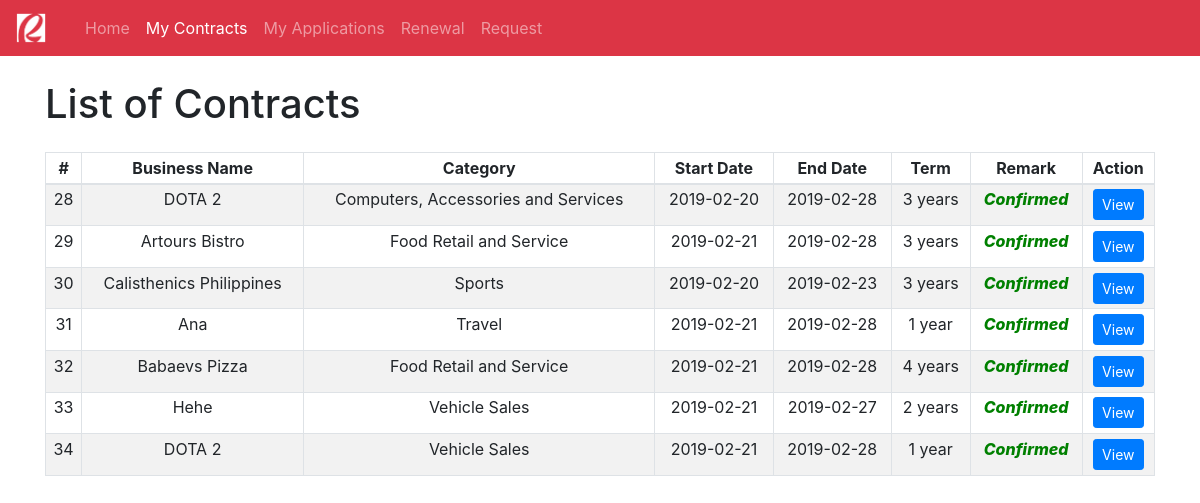
The page /client-contracts.php?client_id=31 on the database its author committed.
### tables this page shows
CREATE TABLE `contract` (
  `contract_id` int(11) NOT NULL,
  `app_id` int(11) NOT NULL,
  `client_id` int(11) NOT NULL,
  `category_id` int(11) NOT NULL,
  `business_name` varchar(128) DEFAULT NULL,
  `start_date` datetime DEFAULT NULL,
  `end_date` datetime DEFAULT NULL,
  `date_approved` datetime DEFAULT CURRENT_TIMESTAMP,
  `remark` varchar(32) DEFAULT 'Pending',
  `contract_term` varchar(32) NOT NULL DEFAULT 'Pending',
  `renewal_status` varchar(32) NOT NULL DEFAULT 'Pending',
  `verified` varchar(32) DEFAULT 'False'
);

CREATE TABLE `business_classification` (
  `category_id` int(11) NOT NULL,
  `category_name` varchar(64) NOT NULL
);

### client-contracts.php (the view, shortened to what this page needs)
<html>
<head>
    <link rel="stylesheet" href="bootstrap-4.2.1-dist/css/bootstrap.min.css">
    <nav class="navbar navbar-expand-lg navbar-dark bg-danger">
        <a class="navbar-brand" href="index.php">
            <img src="img/rob.png" width="30" height="30" alt="">
        </a>
        <div class="container">
            <div class="collapse navbar-collapse" id="navbarNav">
                <ul class="navbar-nav">
                    <li class="nav-item ">
                        <a class="nav-link" href="old-user.php?client_id=<?php echo $_GET['client_id'];?>">Home</a>
                    </li>
                    <li class="nav-item active">
                        <a class="nav-link" href="client-contracts.php?client_id=<?php echo $_GET['client_id'];?>">My Contracts</a>
                    </li>
                    <li class="nav-item">
                        <a class="nav-link" href="client-application.php?client_id=<?php echo $_GET['client_id'];?>">My Applications</a>
                    </li>
                    <li class="nav-item">
                        <a class="nav-link" href="client-renewal.php?client_id=<?php echo $_GET['client_id'];?>">Renewal</a>
                    </li>
                    <li class="nav-item">
                        <a class="nav-link" href="client-application-request.php?client_id=<?php echo $_GET['client_id'];?>">Request</a>
                    </li>
                </ul>
            </div>
        </div>
    </nav>
</head>
<body>
    <div class="container">
        <div>
            <br /><h1 class="float-left">List of Contracts</h1><br/>
        </div>
        <br /><br />
        <table class="table table-bordered table-striped table-sm">
            <thead align="center">
                <td><strong>#</strong></td>
                <td><strong>Business Name</strong></td>
                <td><strong>Category</strong></td>
                <td><strong>Start Date</strong></td>
                <td><strong>End Date</strong></td>
                <td><strong>Term</strong></td>
                <td><strong>Remark</strong></td>
                <td><strong>Action</strong></td>
            </thead>
            <?php
                require_once "api/config.php";
                $client_id = $_GET['client_id'];
                $sql_contract = "SELECT c.contract_id AS 'contract_id', c.app_id AS 'app_id',
                c.client_id AS 'client_id', c.category_id AS 'category_id', c.business_name AS 'business_name',
                c.start_date AS 'start_date', c.end_date AS 'end_date', c.date_approved AS 'date_approved',
                c.remark AS 'remark', bc.category_name AS 'category_name', c.contract_term AS 'contract_term'
                FROM contract c
                INNER JOIN business_classification bc ON c.category_id = bc.category_id
                WHERE client_id = $client_id";
                $result_contract = mysqli_query($link,$sql_contract);
                if (mysqli_num_rows($result_contract) > 0) {
                    while($row_contract = mysqli_fetch_assoc($result_contract)) {
                        echo "<tr align='center'>";
                            $contract_id = $row_contract['contract_id'];
                            $app_id = $row_contract['app_id'];
                            $client_id = $row_contract['client_id'];
                        echo "<form action='api/client-confirm-contract.php?contract_id=$contract_id' method='POST'>";
                            echo "<td>" . $contract_id . "</td>";
                            echo "<td>" . $row_contract['business_name'] . "</td>";
                            echo "<td>" . $row_contract['category_name'] . "</td>";
                            $old_start_date = strtotime($row_contract['start_date']);
                            $new_start_date = date('Y-m-d', $old_start_date);
                            echo "<td>" . $new_start_date . "</td>";
                            $old_end_date = strtotime($row_contract['end_date']);
                            $new_end_date = date('Y-m-d', $old_end_date);
                            echo "<td>" . $new_end_date . "</td>";
                            echo "<td>" . $row_contract['contract_term'] . "</td>";
                            if($row_contract['remark'] == 'Confirmed'){
                                echo "<td style='color: green; font-weight: 800; font-style: italic;'>" . $row_contract['remark'] . "</td>";
                            }elseif($row_contract['remark'] == 'Pending'){
                                echo "<td style='color: orange; font-weight: 800; font-style: italic;'>" . $row_contract['remark'] . "</td>";
                            }elseif($row_contract['remark'] == 'Cancelled'){
                                echo "<td style='color: red; font-weight: 800; font-style: italic;'>" . $row_contract['remark'] . "</td>";
                            }elseif($row_contract['remark'] == 'Lapsed'){
                                echo "<td style='color: red; font-weight: 800; font-style: italic;'>" . $row_contract['remark'] . "</td>";
                            }
                            if($row_contract['remark'] == 'Pending'){
                                echo "<td>
                                    <a href='client-view-stalls.php?contract_id=$contract_id&app_id=$app_id&client_id=$client_id' class='btn btn-sm btn-primary'>View</a>
                                </td>";
                            }elseif($row_contract['remark'] == 'Cancelled'){
                                echo "<td>
                                    <a href='client-view-stalls.php?contract_id=$contract_id&app_id=$app_id&client_id=$client_id' class='btn btn-sm btn-primary'>View</a>
                                    </td>";
                            }elseif($row_contract['remark'] == 'Lapsed'){
                                echo "<td>
                                    <a href='client-view-stalls.php?contract_id=$contract_id&app_id=$app_id&client_id=$client_id' class='btn btn-sm btn-primary'>View</a>
                                    </td>";
                            }else{
                                echo "<td>
                                    <a href='client-view-stalls.php?contract_id=$contract_id&app_id=$app_id&client_id=$client_id' class='btn btn-sm btn-primary'>View</a>
                                    </td>";
                            }
                        echo "</tr>";
                    }
                }else{
                    echo '<tr>';
                        echo '<td colspan="8" style="font-style: italic;" align="center">No records found.</td>';
                    echo '</tr>';
                }
            ?>
        </table>
    </div>
</body>
</html>

### rows shown on the page
contract: contract_id "28", business_name "DOTA 2", category.category_name "Computers, Accessories and Services", start_date "2019-02-20", end_date "2019-02-28", contract_term "3 years", remark "Confirmed"
contract: contract_id "29", business_name "Artours Bistro", category.category_name "Food Retail and Service", start_date "2019-02-21", end_date "2019-02-28", contract_term "3 years", remark "Confirmed"
contract: contract_id "30", business_name "Calisthenics Philippines", category.category_name "Sports", start_date "2019-02-20", end_date "2019-02-23", contract_term "3 years", remark "Confirmed"
contract: contract_id "31", business_name "Ana", category.category_name "Travel", start_date "2019-02-21", end_date "2019-02-28", contract_term "1 year", remark "Confirmed"
contract: contract_id "32", business_name "Babaevs Pizza", category.category_name "Food Retail and Service", start_date "2019-02-21", end_date "2019-02-28", contract_term "4 years", remark "Confirmed"
contract: contract_id "33", business_name "Hehe", category.category_name "Vehicle Sales", start_date "2019-02-21", end_date "2019-02-27", contract_term "2 years", remark "Confirmed"
contract: contract_id "34", business_name "DOTA 2", category.category_name "Vehicle Sales", start_date "2019-02-21", end_date "2019-02-28", contract_term "1 year", remark "Confirmed"
